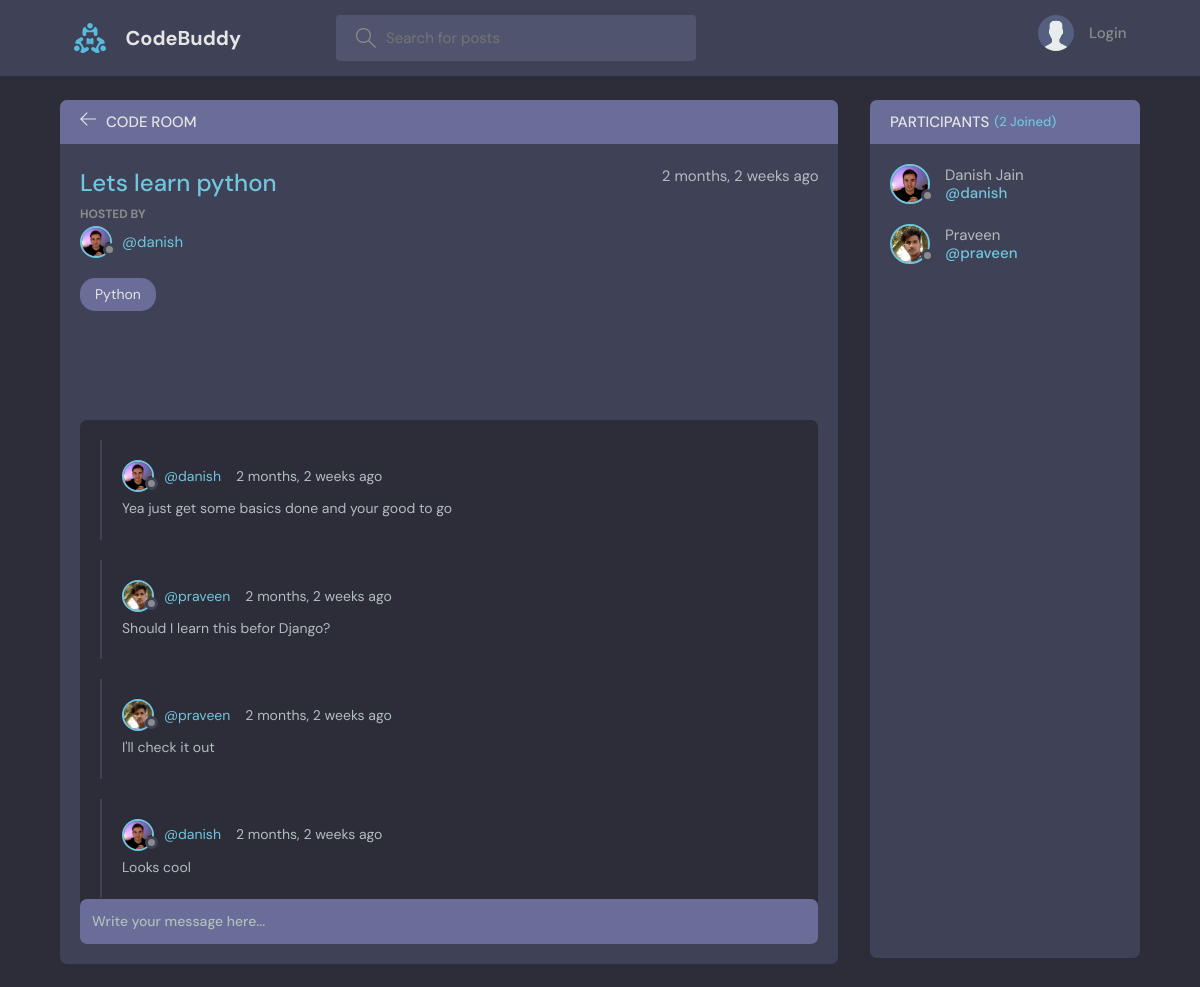
The app's page /room/15/, older data.
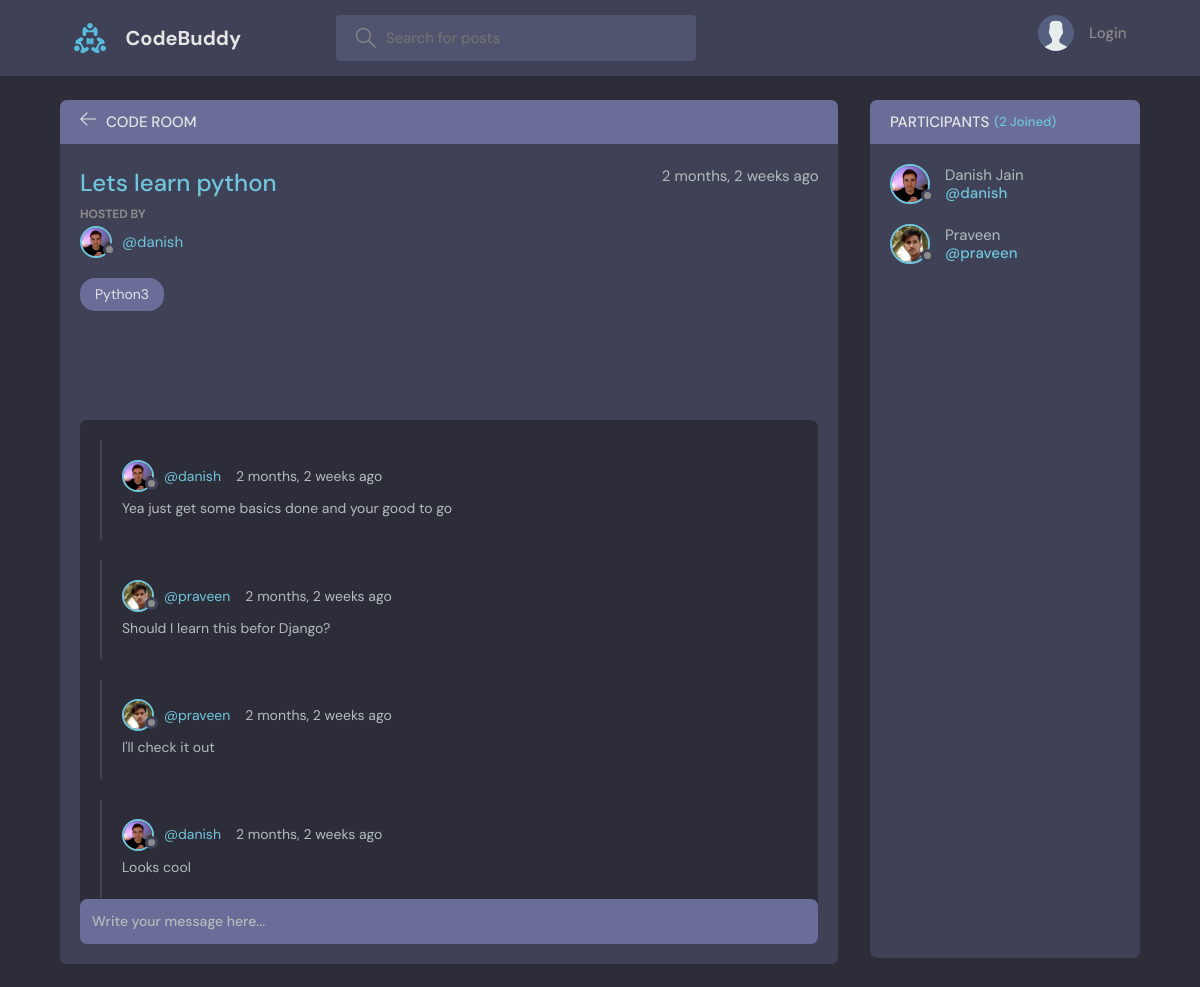
The same page, newer data.
### base/models.py (models this page shows, shortened)
class Room(models.Model):
    host = models.ForeignKey(User, on_delete=models.SET_NULL, null=True)
    topic = models.ForeignKey(Topic, on_delete=models.SET_NULL, null=True)
    name = models.CharField(max_length=200)
    description = models.TextField(null=True, blank=True)
    participants = models.ManyToManyField(
        User, related_name='participants', blank=True)
    updated = models.DateTimeField(auto_now=True)
    created = models.DateTimeField(auto_now_add=True)
    class Meta:
        ordering = ['-updated', '-created']

class Topic(models.Model):
    name = models.CharField(max_length=200)
    def __str__(self):
        return self.name

class User(AbstractUser):
    name = models.CharField(max_length=200, null=True)
    email = models.EmailField(unique=True, null=True)
    bio = models.TextField(null=True)
    avatar = models.ImageField(null=True, default="avatar.svg")
    USERNAME_FIELD = 'email'
    REQUIRED_FIELDS = ['username']

### base/views.py (the view, shortened to what this page needs)
# urls.py: path('room/<str:pk>/', views.room, name="room"),
def room(request, pk):
    room = Room.objects.get(id=pk)
    room_messages = room.message_set.all()
    participants = room.participants.all()
    context = {'room': room, 'room_messages': room_messages,
               'participants': participants}
    return render(request, 'base/room.html', context)

### base/templates/base/room.html (shortened to what this page needs)
{% extends 'main.html' %}
{% block content %}
<main class="profile-page layout layout--2">
  <div class="container">
    <div class="room">
      <div class="room__top">
        <div class="room__topLeft">
          <a href="{% url 'home' %}">
            <svg version="1.1" xmlns="http://www.w3.org/2000/svg" width="32" height="32" viewBox="0 0 32 32">
              <title>arrow-left</title>
              <path
                d="M13.723 2.286l-13.723 13.714 13.719 13.714 1.616-1.611-10.96-10.96h27.625v-2.286h-27.625l10.965-10.965-1.616-1.607z">
              </path>
            </svg>
          </a>
          <h3>Code Room</h3>
        </div>
      </div>
      <div class="room__box scroll">
        <div class="room__header scroll">
          <div class="room__info">
            <h3>{{room.name}}</h3>
            <span>{{room.created|timesince}} ago</span>
          </div>
          <div class="room__hosted">
            <p>Hosted By</p>
            <a href="{% url 'user-profile' room.host.id %}" class="room__author">
              <div class="avatar avatar--small">
                <img src="{{room.host.avatar.url}}" />
              </div>
              <span>@{{room.host.username}}</span>
            </a>
          </div>
          <span class="room__topics">{{room.topic}}</span>
        </div>
        <div class="room__conversation">
          <div class="threads scroll">
            {% for message in room_messages %}
            <div class="thread">
              <div class="thread__top">
                <div class="thread__author">
                  <a href="{% url 'user-profile' message.user.id %}" class="thread__authorInfo">
                    <div class="avatar avatar--small">
                      <img src="{{message.user.avatar.url}}" />
                    </div>
                    <span>@{{message.user.username}}</span>
                  </a>
                  <span class="thread__date">{{message.created|timesince}} ago</span>
                </div>
              </div>
              <div class="thread__details">
                {{message.body}}
              </div>
            </div>
            {% endfor %}
          </div>
        </div>
      </div>
      <div class="room__message">
        <form action="" method="POST">
          <input name="body" placeholder="Write your message here..." />
        </form>
      </div>
    </div>
    <div class="participants">
      <h3 class="participants__top">Participants <span>({{participants.count}} Joined)</span></h3>
      <div class="participants__list scroll">
        {% for user in participants %}
        <a href="{%  url 'user-profile' user.id %}" class="participant">
          <div class="avatar avatar--medium">
            <img src="{{user.avatar.url}}" />
          </div>
          <p>
            {{user.name}}
            <span>@{{user.username}}</span>
          </p>
        </a>
        {% endfor %}
      </div>
    </div>
  </div>
</main>
{% endblock content %}

Row changes from the older to the newer data that the page shows:
changed through a linked row, Room "Lets learn python": topic "Python" → "Python3"
